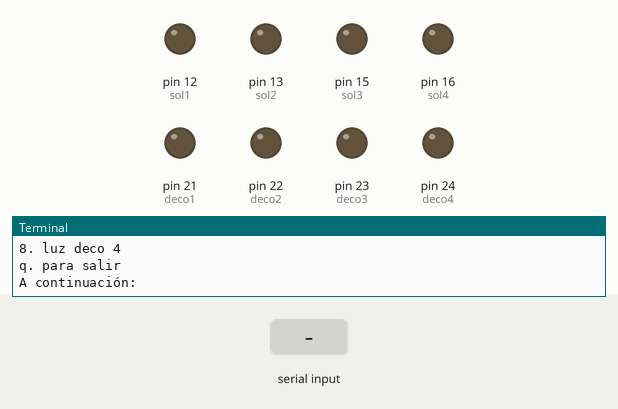
A program run on a simulated Jetson Nano (header pin numbers). Shown: output pins drawn as LEDs (lit = HIGH), the last lines printed to the terminal. Inputs (shaded band) come from the test bench.

Above: at 1.2 s.
1.3 s: "1" typed at the terminal, then Enter
At 2.1 s:
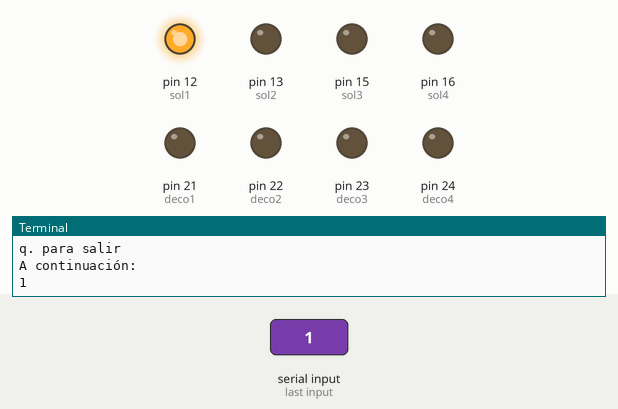
2.8 s: "2" typed at the terminal, then Enter
At 5.5 s:
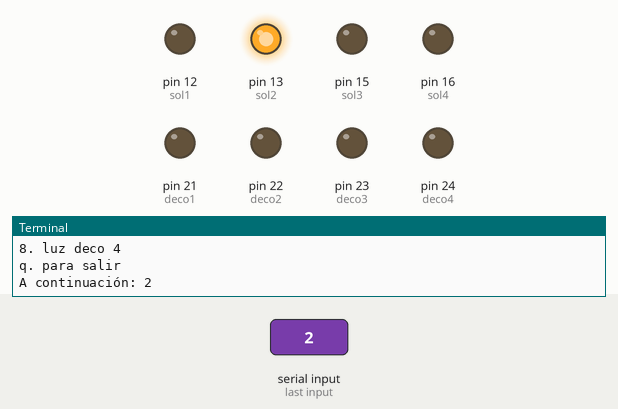
5.8 s: "3" typed at the terminal, then Enter
At 8.0 s:
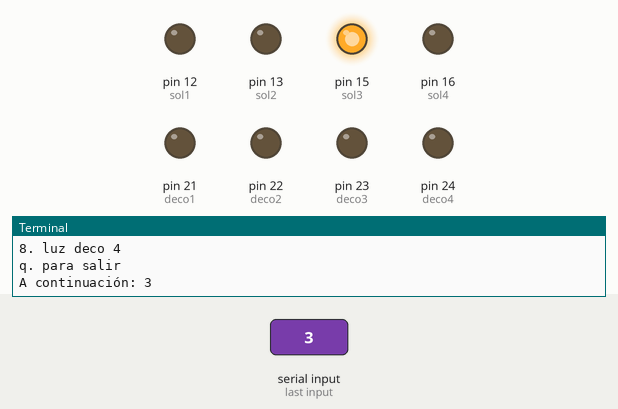
8.8 s: "4" typed at the terminal, then Enter
At 11.5 s:
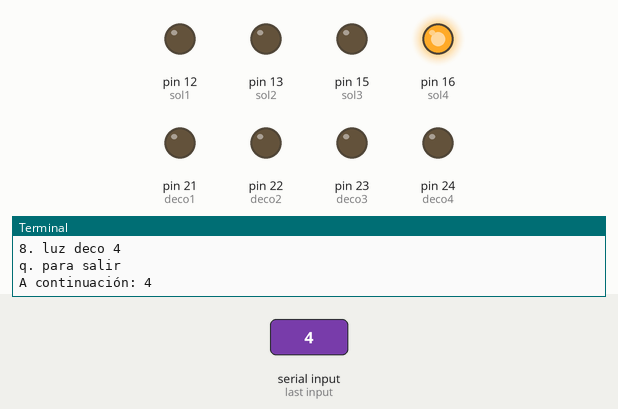
Timing chart, 0 to 14.8 s (numbered marks = the images above; inputs shaded):
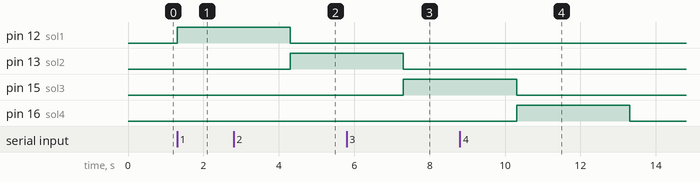

Measured:
- after the input at 1.3 s, pin 12 (sol1): LOW → HIGH at once
- after the input at 2.8 s, pin 13 (sol2): LOW → HIGH after 1.5 s
- after the input at 5.8 s, pin 15 (sol3): LOW → HIGH after 1.5 s
- after the input at 8.8 s, pin 16 (sol4): LOW → HIGH after 1.5 s, → LOW 3.0 s later

The program:

prueba.py
```python
import Jetson.GPIO as GPIO
import time

HIGH = GPIO.HIGH
LOW = GPIO.LOW
GPIO.setmode(GPIO.BOARD)
GPIO.setwarnings(False)

sol1 = 12 #funciona
sol2 = 13
sol3 = 15 #funciona
sol4 = 16 #funciona 1
deco1 = 21
deco2 = 22
deco3 = 23
deco4 = 24
fc1 = 26
fc2 = 29
fc3 = 31
fc4 = 32
broch1=35
broch2=36
broch3=37
broch4=38
GPIO.setup(sol1, GPIO.OUT, initial=LOW)
GPIO.setup(sol2, GPIO.OUT, initial=LOW)
GPIO.setup(sol3, GPIO.OUT, initial=LOW)
GPIO.setup(sol4, GPIO.OUT, initial=LOW)
GPIO.setup(deco1, GPIO.OUT, initial=LOW)
GPIO.setup(deco2, GPIO.OUT, initial=LOW)
GPIO.setup(deco3, GPIO.OUT, initial=LOW)
GPIO.setup(deco4, GPIO.OUT, initial=LOW)
GPIO.setup(fc1, GPIO.IN)
GPIO.setup(fc2, GPIO.IN)
GPIO.setup(fc3, GPIO.IN)
GPIO.setup(fc4, GPIO.IN)
GPIO.setup(broch1, GPIO.IN)
GPIO.setup(broch2, GPIO.IN)
GPIO.setup(broch3, GPIO.IN)
GPIO.setup(broch4, GPIO.IN)
try:
    while True:
        print("Pulsa...")
        print("1. solenoide 1")
        print("2. solenoide 2")
        print("3. solenoide 3")
        print("4. solenoide 4")
        print("5. luz deco 1")
        print("6. luz deco 2")
        print("7. luz deco 3")
        print("8. luz deco 4")
        print("q. para salir")

        pulse = input("A continuación: ")
        if pulse in ['q', 'Q']:
            break

        pulse = int(pulse)

        if pulse in [1, 2, 3, 4]:
            if pulse == 1:
                GPIO.output(sol1, HIGH)
                time.sleep(3)
                GPIO.output(sol1, LOW)
            elif pulse == 2:
                GPIO.output(sol2, HIGH)
                time.sleep(3)
                GPIO.output(sol2, LOW)
            elif pulse == 3:
                GPIO.output(sol3, HIGH)
                time.sleep(3)
                GPIO.output(sol3, LOW)
            elif pulse == 4:
                GPIO.output(sol4, HIGH)
                time.sleep(3)
                GPIO.output(sol4, LOW)

        elif pulse in [5, 6, 7, 8]:
            print("1 para encendido.")
            print("2. para apagar")
            opc = input()

            if pulse == 5:
                pin = deco1
            elif pulse == 6:
                pin = deco2
            elif pulse == 7:
                pin = deco3
            elif pulse == 8:
                pin = deco4

            if opc == '1':
                GPIO.output(pin, HIGH)
            elif opc == '2':
                GPIO.output(pin, LOW)
            else:
                print("Opción no válida")
        elif pulse == 9:
            fc1_state = GPIO.input(fc1)
            if fc1_state == GPIO.LOW:
                print("Final de carrera 1 oprimido")
            else:
                print("Final de carrera 1 no oprimido")
            fc2_state = GPIO.input(fc2)
            if fc2_state == GPIO.LOW:
                print("Final de carrera 2 oprimido")
            else:
                print("Final de carrera 2 no oprimido")
            fc3_state = GPIO.input(fc3)
            if fc3_state == GPIO.LOW:
                print("Final de carrera 3 oprimido")
            else:
                print("Final de carrera 3 no oprimido")
            fc4_state = GPIO.input(fc4)
            if fc4_state == GPIO.LOW:
                print("Final de carrera 4 oprimido")
            else:
                print("Final de carrera 4 no oprimido")
            #broche
            broch1_state = GPIO.input(broch1)
            if broch1_state == GPIO.LOW:
                print("broche 1 asegurado")
            else:
                print("broche 1 no asegurado")
            broch2_state = GPIO.input(broch2)
            if broch2_state == GPIO.LOW:
                print("broche 2 asegurado")
            else:
                print("broche 2 no asegurado")
except KeyboardInterrupt:
    GPIO.cleanup()
```
